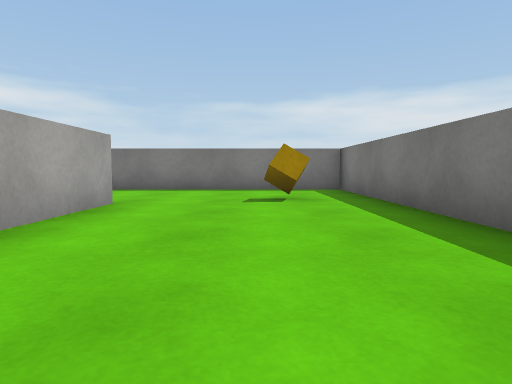
View 1 (above)

20 first-person views from a walk through a Unity game level. The camera is 0.51 m above the floor, tilts 4° down and sees 75° across. The floor is counted in squares, 1 m on a side. Each view is taken from the middle of a square. On the plan, view 1 faces up. The plan holds only what a view shows up to about 9 squares ahead; the rest is blank. The player character is not drawn. Surface patterns are stand-ins for the level's own textures.

View 2
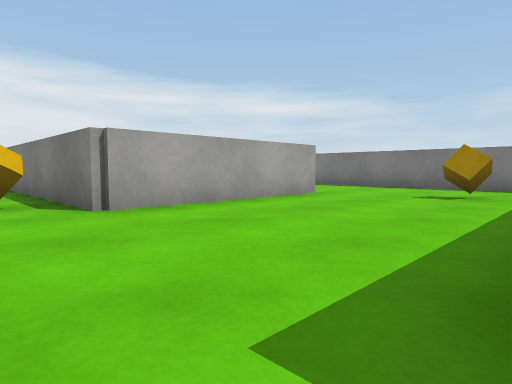

View 3
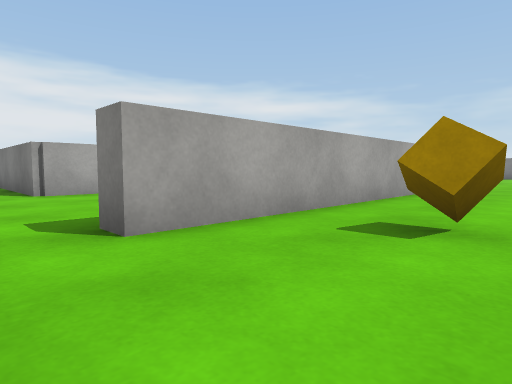

View 4
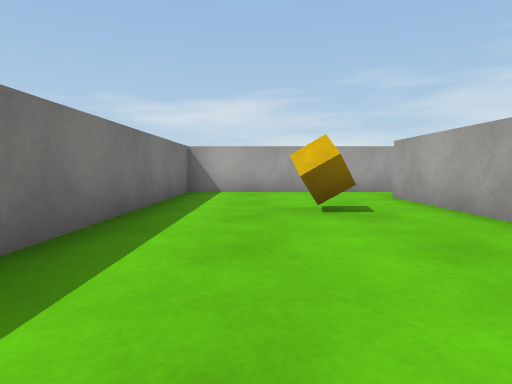

View 5
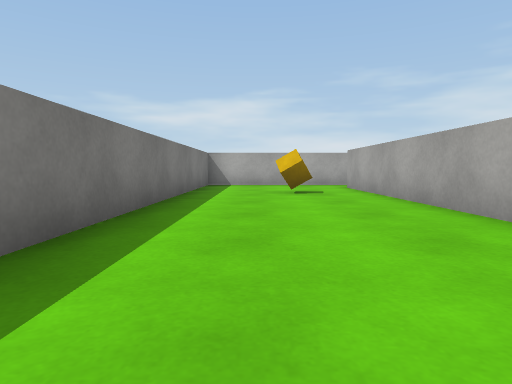

View 6
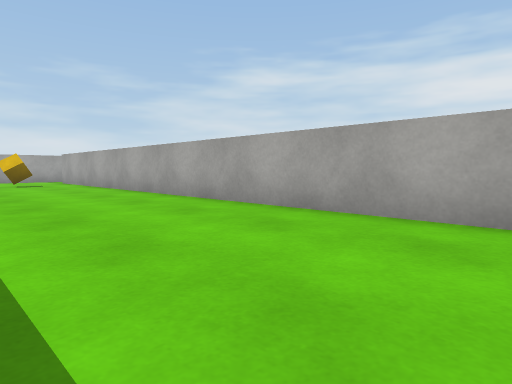

View 7
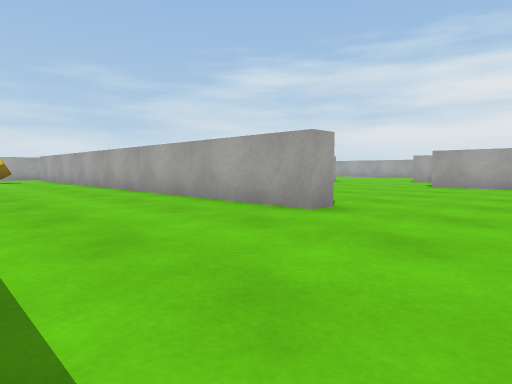

View 8
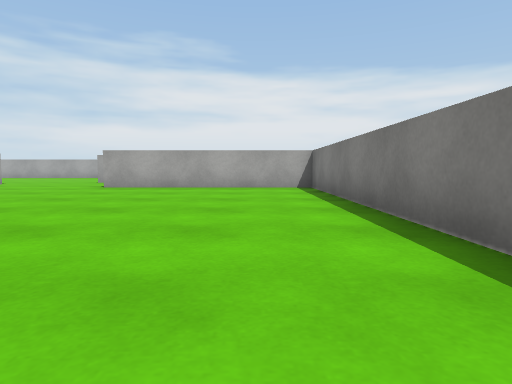

View 9
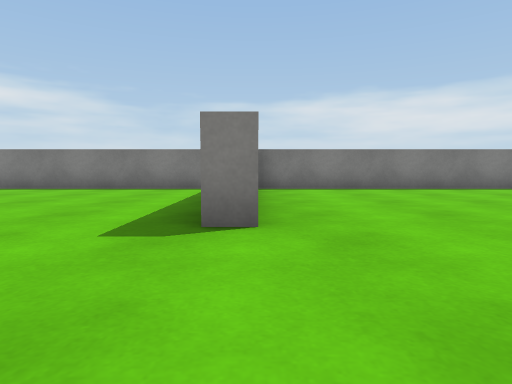

View 10
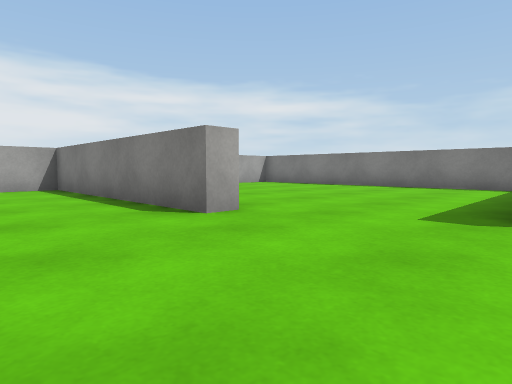

View 11
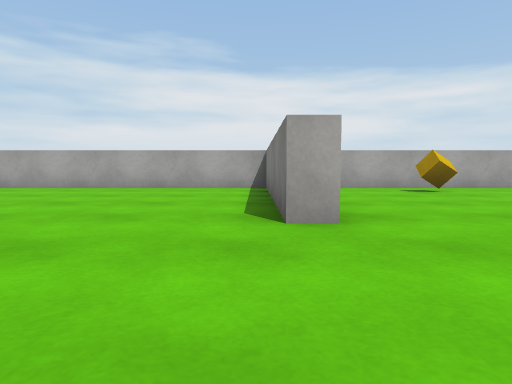

View 12
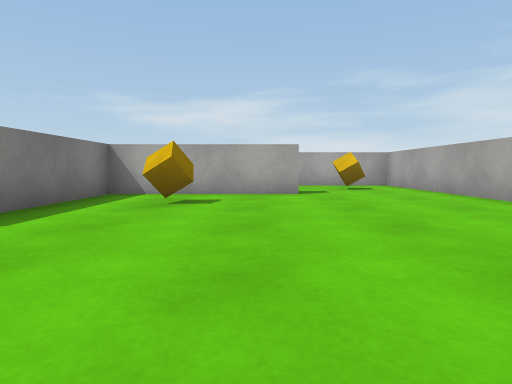

View 13
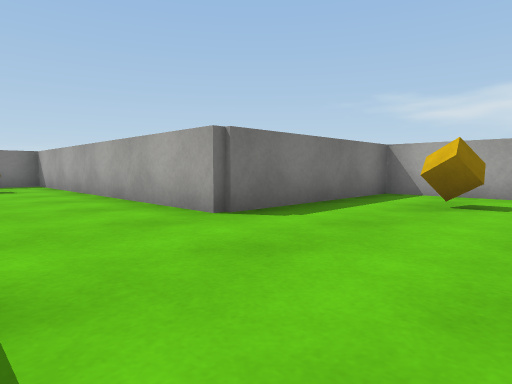

View 14
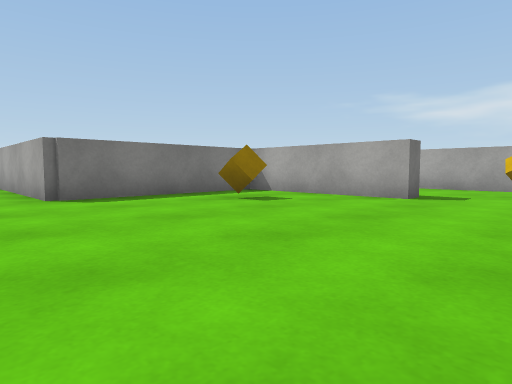

View 15
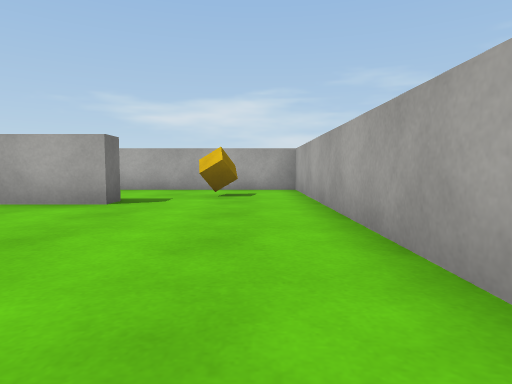

View 16
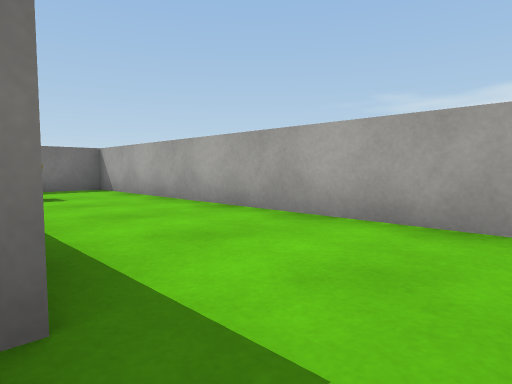

View 17
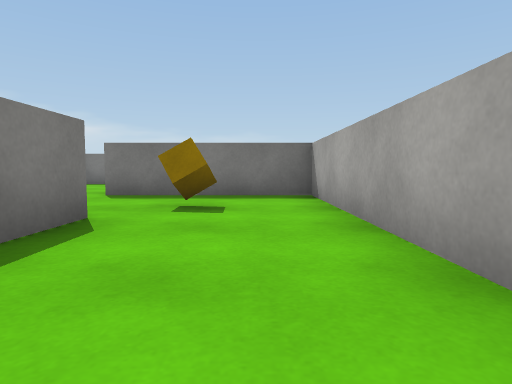

View 18
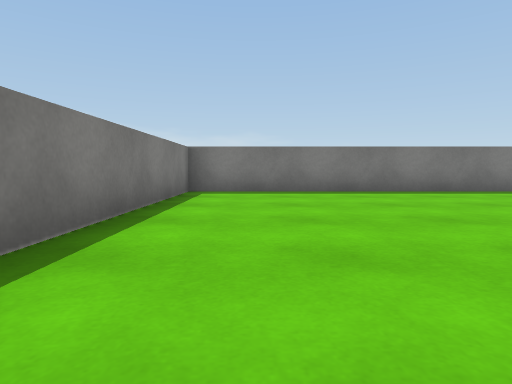

View 19
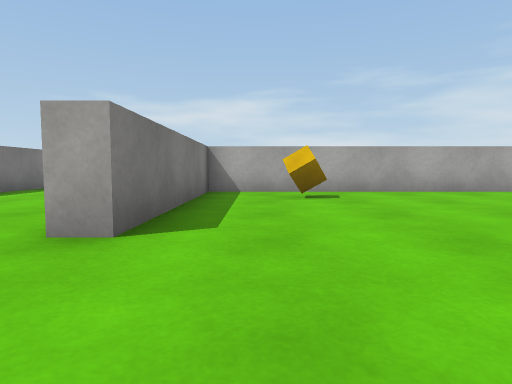

View 20
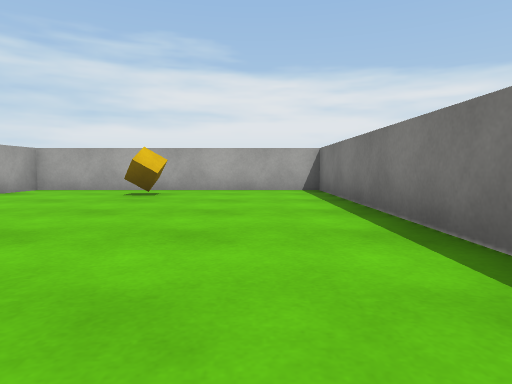

### Floor plan
Points are (right, up) in squares from view 1. A wall is a line through its corners. A room is listed if a view was taken in it or the views show most of it. See-through windows are left out.
Room 1 (views 1, 2, 17)
walls: (-5.5, 3.7) (-6.8, 3.7); (-2.1, 5) (-2.1, 0.4) (-6.6, 0.4); (2.1, 2.6) (2.1, 8.2) (-3.6, 8.2); (-10.5, 0.9) (-2.6, 0.9) (-2.6, 5); (2.6, 0.1) (2, 0.1)
ways out: opening at (-9.5, 2.5) to room 2; opening at (2, -0.5) to room 2
objects: cube (-4, 3); cube (-3, 0); cube (1, 6)
Room 2 (views 3, 4, 5, 6, 7, 8, 9, 10, 11, 12, 13, 14, 15, 16, 18, 19, 20)
walls: (-7.1, 11.9) (-7.1, 11.3) (-13, 11.3) (-13, 0.9) (-10.5, 0.9); (-5.2, 18.5) (-13, 18.5) (-13, 11.8) (-11.8, 11.8); (6.5, 11.2) (6.5, 18.5) (-4, 18.5) (-4, 12.9) (-4.5, 12.9); (-9.9, 3.6) (-9.9, 4.2) (-6.1, 4.2) (-6.1, 8.6) (2.1, 8.6) (2.1, 13.6) (2.6, 13.6) (2.6, 0.1); (1.9, -1.3) (6.5, -1.3) (6.5, 8.9)
ways out: opening at (-9.5, 2.5) to room 1; opening at (2, -0.5) to room 1
objects: cube (-11, 3); cube (-11, 15); cube (-8, 6); cube (0, 10); cube (4, 2)

Positions as (right, up) in squares from view 1, and headings:
1: (0, 0), facing up
2: (2, -1), facing up-left
3: (5, -1), facing up-left
4: (5, 6), facing down
5: (5, 9), facing down
6: (6, 13), facing down-left
7: (6, 16), facing down-left
8: (5, 17), facing left
9: (-4, 10), facing up
10: (-4, 9), facing up-left
11: (-4, 11), facing left
12: (-9, 11), facing down
13: (-9, 11), facing down-right
14: (-12, 10), facing down-right
15: (-12, 9), facing down
16: (-11, 4), facing down-right
17: (-9, 2), facing right
18: (-1, 17), facing right
19: (1, 16), facing down
20: (-5, 17), facing left
